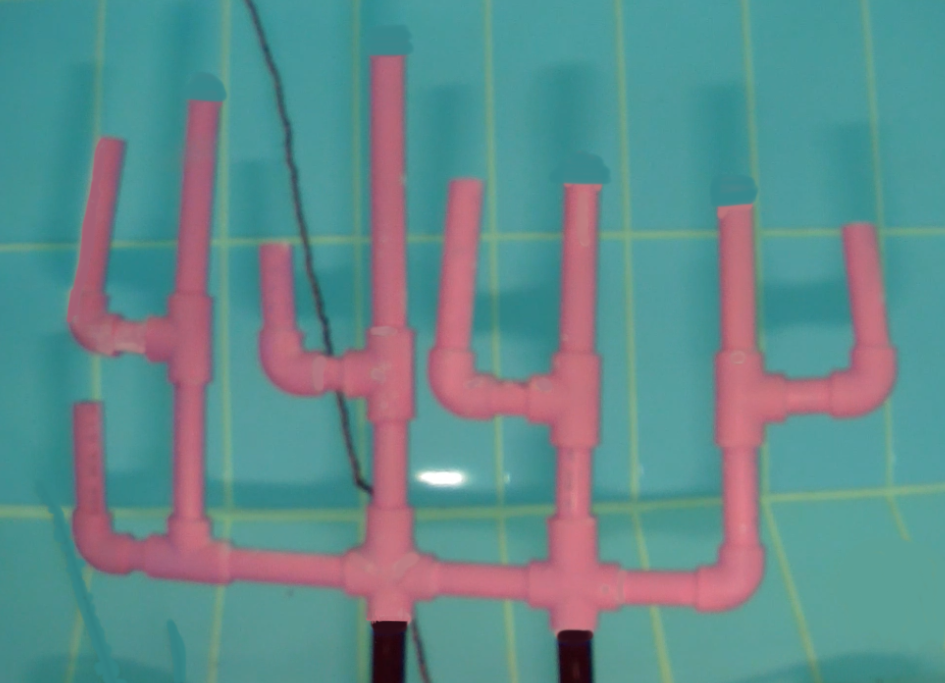
#> input picture deneme4/2.2f.png, 945 x 683 px
$ python sobel_deneme.py   (older library calls are emulated)
#> lines starting #> are read from the running program, lines starting #| are printed output that depends on the picture; after the words box and inside, x2 and y2 are one past the last pixel; in counts of white or black regions, pixels touching at a corner belong together
import cv2
import numpy as np
from matplotlib import pyplot as plt

img1 = cv2.imread("2.2f.png")
#> img1 is the input picture: shape (683, 945, 3); mean B, G, R 140.3, 138.9, 97.9
img2 = cv2.imread("2.1f.png")
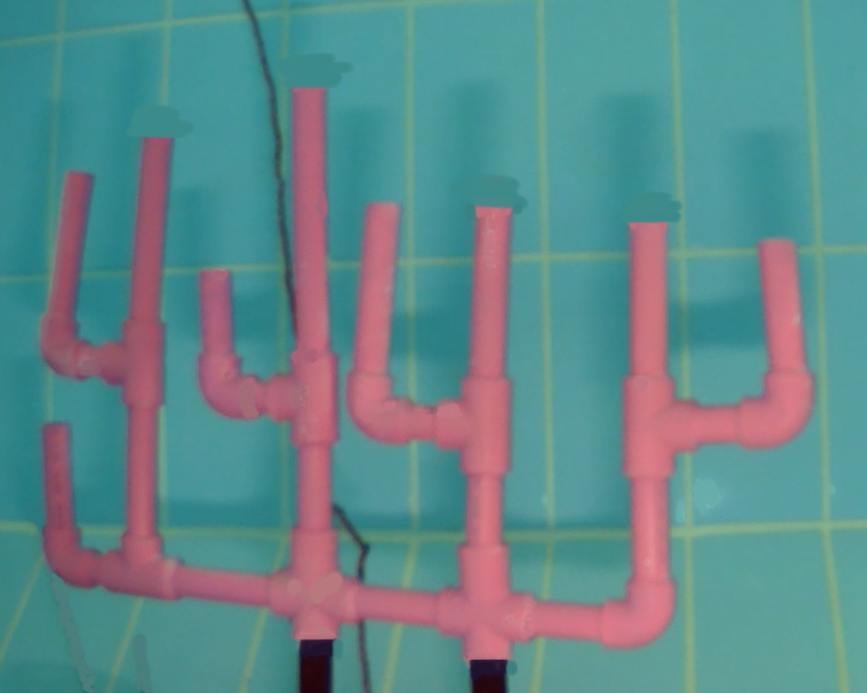
#> input picture deneme4/2.1f.png, 867 x 693 px
#> img2 is the input picture: shape (693, 867, 3); mean B, G, R 138.7, 136.5, 96.6

kernel = np.ones((2,2),np.uint8)

def bitwise_alma(img):
    hsv1 = cv2.cvtColor(img,cv2.COLOR_BGR2HSV)
    lower_pembe = np.array([105, 55, 66])
    upper_pembe = np.array([179, 255, 255])

    mask1 = cv2.inRange(hsv1, lower_pembe, upper_pembe)
    bitwise1 = cv2.bitwise_and(img, img, mask=mask1)


    lower_beyaz = np.array([90, 14, 178])
    upper_beyaz = np.array([137, 68, 255])

    hsv2 = cv2.cvtColor(img, cv2.COLOR_BGR2HSV)
    mask2 = cv2.inRange(hsv2, lower_beyaz, upper_beyaz)
    bitwise2 = cv2.bitwise_and(img, img, mask=mask2)

    top_bitwise =cv2.add(bitwise1,bitwise2)
    return top_bitwise

def mask_alma_beyaz(img):
    lower_beyaz = np.array([90, 14, 178])
    upper_beyaz = np.array([137, 68, 255])

    hsv2 = cv2.cvtColor(img, cv2.COLOR_BGR2HSV)
#> hsv2: shape (683, 945, 3); mean H, S, V 106.4, 117.6, 154.3
    mask2 = cv2.inRange(hsv2, lower_beyaz, upper_beyaz)
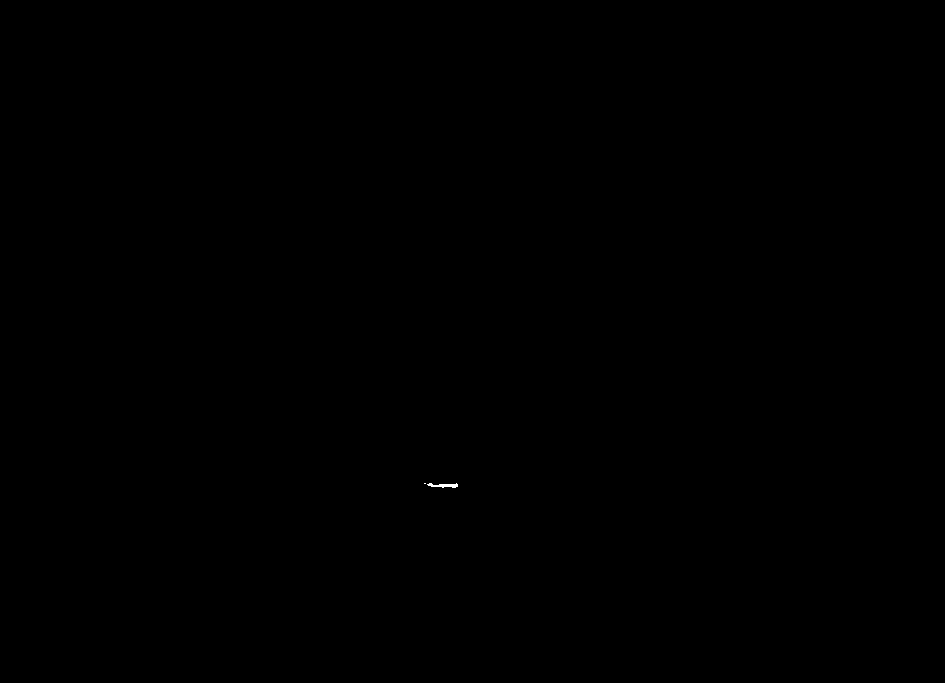
#> mask2: shape (683, 945); 0.01% white; 2 white regions (1 under 20 px), largest, box (x1, y1, x2, y2) and area: (427, 483, 458, 488) 92
    return mask2

def mask_alma_pembe(img):
    lower_pembe = np.array([105, 55, 66])
    upper_pembe = np.array([179, 255, 255])

    hsv1 = cv2.cvtColor(img, cv2.COLOR_BGR2HSV)
    mask1 = cv2.inRange(hsv1, lower_pembe, upper_pembe)
    return mask1

def skeletonize(img):
    """ OpenCV function to return a skeletonized version of img, a Mat object"""

    #  hat tip to http://felix.abecassis.me/2011/09/opencv-morphological-skeleton/

    img = img.copy() # don't clobber original
    skel = img.copy()

    skel[:,:] = 0
    kernel = cv2.getStructuringElement(cv2.MORPH_CROSS, (3,3))

    while True:
        eroded = cv2.morphologyEx(img, cv2.MORPH_ERODE, kernel)
        temp = cv2.morphologyEx(eroded, cv2.MORPH_DILATE, kernel)
        temp  = cv2.subtract(img, temp)
        skel = cv2.bitwise_or(skel, temp)
        img[:,:] = eroded[:,:]
        if cv2.countNonZero(img) == 0:
            break

    return skel


#cv2.imshow("Bitwise 1",bitwise_alma(img1))
#cv2.imshow("Bitwise 2",bitwise_alma(img2))

be1 =mask_alma_beyaz(img1)
be2 =mask_alma_beyaz(img2)
#> in mask_alma_beyaz (call 2), `hsv2 = cv2.cvtColor(img, cv2.COLOR_BGR2HSV)`: hsv2: shape (693, 867, 3); mean H, S, V 107.3, 119.4, 152.8
#> in mask_alma_beyaz (call 2), `mask2 = cv2.inRange(hsv2, lower_beyaz, upper_beyaz)`: mask2: shape (693, 867); every value is 0

eroBe1 = cv2.erode(be1,kernel,iterations = 3)
#> eroBe1: shape (683, 945); 0% white in thin lines or dots, all inside (x1, y1, x2, y2) = (455, 487, 456, 488)
eroBe2 = cv2.erode(be2,kernel,iterations = 3)

# [4 lines of commented-out code are left out]

pe1 = mask_alma_pembe(img1)
#> in mask_alma_pembe, `mask1 = cv2.inRange(hsv1, lower_pembe, upper_pembe)`: mask1: shape (683, 945); 19.4% white; 72 white regions (71 under 20 px), largest, box (x1, y1, x2, y2) and area: (67, 56, 895, 638) 124849
pe2 = mask_alma_pembe(img2)
#> in mask_alma_pembe (call 2), `mask1 = cv2.inRange(hsv1, lower_pembe, upper_pembe)`: mask1: shape (693, 867); 20.3% white; 125 white regions (123 under 20 px), largest, box (x1, y1, x2, y2) and area: (42, 88, 812, 672) 121606, (363, 669, 366, 683) 25

cv2.imshow("Maske Pe 1",pe1)
cv2.imshow("Maske Pe 2",pe2)

pe1 = cv2.erode(pe1,kernel,iterations = 3)
#> pe1: shape (683, 945); 17.4% white; 1 white region, box (x1, y1, x2, y2) and area: (70, 59, 894, 635) 112604
pe2 = cv2.erode(pe2,kernel,iterations = 3)
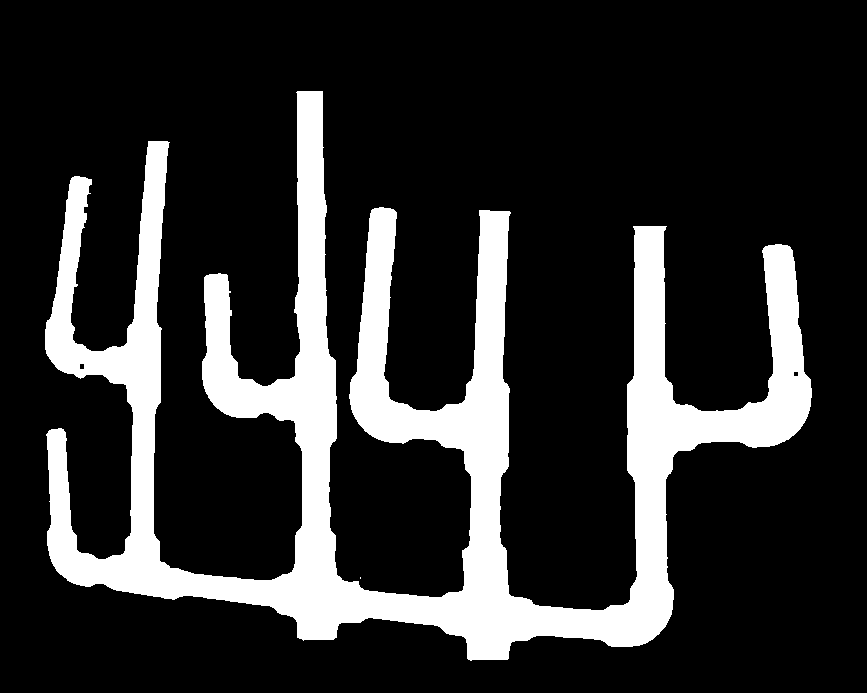
#> pe2: shape (693, 867); 18.2% white; 2 white regions (1 under 20 px), largest, box (x1, y1, x2, y2) and area: (45, 91, 812, 661) 109529

#cv2.imshow("skeleton1",skeletonize(pe1))
#cv2.imshow("skeleton2",skeletonize(pe2))

img = cv2.dilate(pe1,kernel,iterations= 3)
#> img: shape (683, 945); 19.3% white; 1 white region, box (x1, y1, x2, y2) and area: (70, 59, 897, 638) 124676
img = cv2.morphologyEx(img, cv2.MORPH_OPEN, kernel)
#> img: shape (683, 945); 19.3% white; 1 white region, box (x1, y1, x2, y2) and area: (71, 60, 898, 639) 124676


# Output dtype = cv.CV_8U
sobelx8u = cv2.Sobel(img,cv2.CV_8U,1,0,ksize=3)
#> sobelx8u: shape (683, 945); 1.1% white in thin lines or dots, all inside (x1, y1, x2, y2) = (70, 59, 861, 640)
cv2.imshow("sol",sobelx8u)
# Output dtype = cv.CV_64F. Then take its absolute and convert to cv.CV_8U
sobelx64f = cv2.Sobel(img,cv2.CV_64F,1,0,ksize=3)
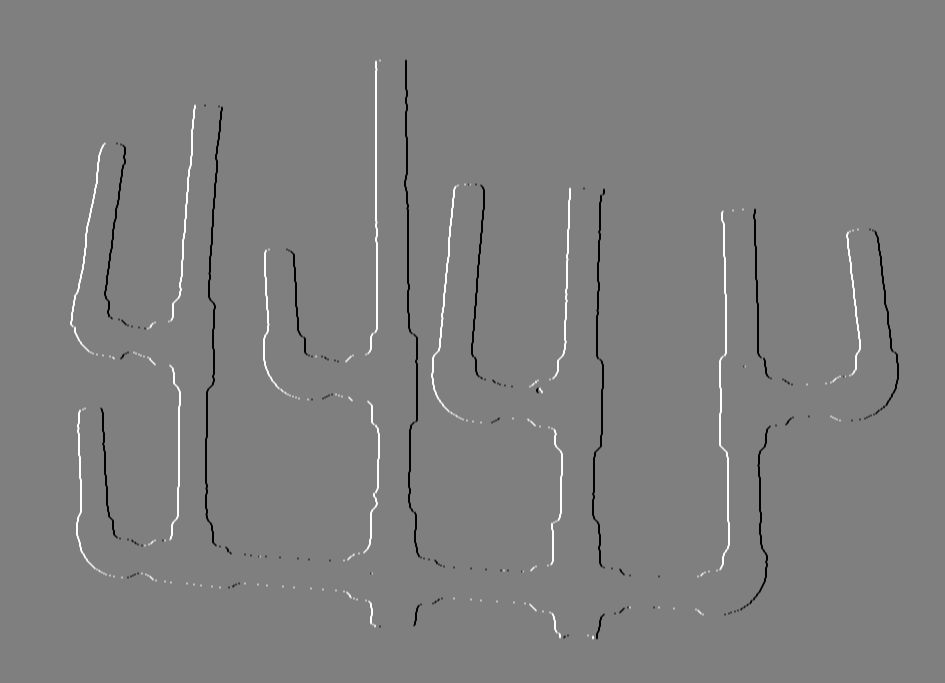
#> sobelx64f: shape (683, 945) float64; min -1020, max 1020, mean 0; drawn with min black and max white
abs_sobel64f = np.absolute(sobelx64f)
sobel_8u = np.uint8(abs_sobel64f)
#sobel_8u = cv2.medianBlur(sobel_8u,1)
#sobel_8u = cv2.blur(sobel_8u,(3,3))

opening = cv2.morphologyEx(sobel_8u, cv2.MORPH_OPEN, kernel)
opening2 = cv2.morphologyEx(opening, cv2.MORPH_OPEN, kernel)
opening3 = cv2.morphologyEx(opening2, cv2.MORPH_OPEN, kernel)
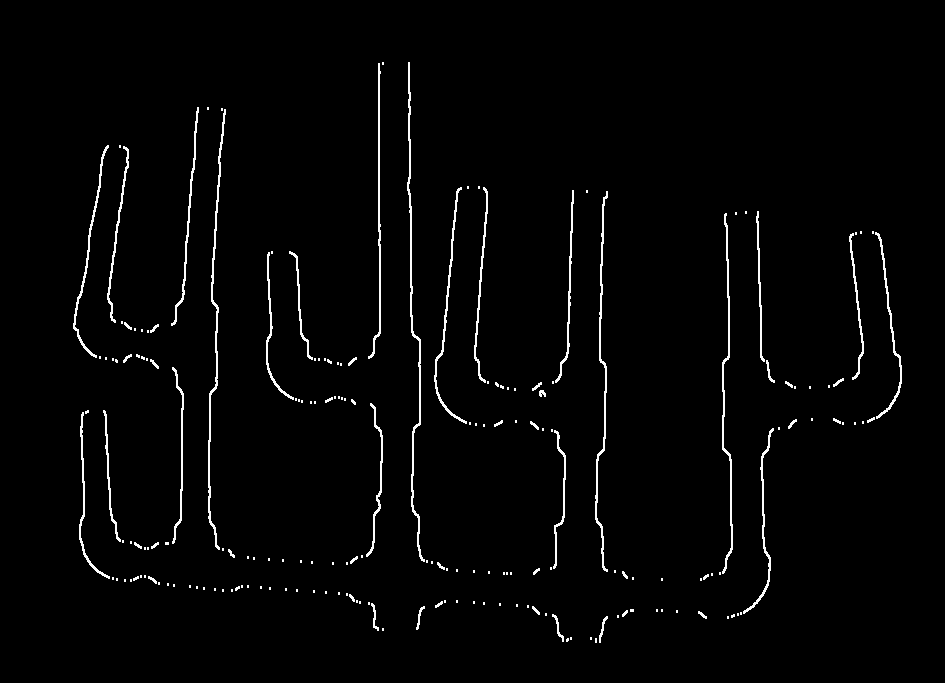
#> opening3: shape (683, 945); min 0, max 254, mean 5.3

contours, hierarchy = cv2.findContours(opening3, cv2.RETR_TREE, cv2.CHAIN_APPROX_SIMPLE)
#> contours = 201 contours, 164 with area under 20; largest, box (x1, y1, x2, y2) and area: (407, 62, 425, 562) 592, (208, 109, 226, 550) 541, (595, 191, 608, 572) 464, (722, 213, 733, 574) 421, (434, 187, 467, 424) 346

hull = []

fark = np.zeros((opening3.shape[0], opening3.shape[1], 3), np.uint8)

liste = []
for i in range(len(contours)):
    a = 0
    area =cv2.contourArea(contours[i])
    #print(area)
    if area < 30:
        #print("Çıkarıldı")
        pass
    else:
        #print("Eklendi")
        liste.insert(a,cv2.boundingRect(contours[i]))
        (x,y,w,h) = cv2.boundingRect(contours[i])
        cv2.rectangle(img1,(x,y),(x+w,y+h),(0,0,255),1)
        hull.append(cv2.convexHull(contours[i], False))
        a = a+1
#> this loop made 201 passes
#> (a, area, x, y, w, h) on passes 7, 10, 21, 25, 102, 104, 120, 121, 123, 149, 152, 173: (1, 40, 599, 616, 9, 27), (1, 45, 552, 614, 12, 28), (1, 36, 416, 606, 9, 24), (1, 41, 371, 603, 8, 28), (1, 184, 553, 430, 13, 139), (1, 282, 743, 428, 31, 186), (1, 240, 79, 412, 31, 167), (1, 167, 103, 410, 18, 132), (1, 215, 366, 403, 17, 154), (1, 216, 172, 367, 12, 177), (1, 35, 766, 360, 9, 23), (1, 214, 266, 252, 28, 148)
#> (a, area) on pass 20: (0, 20)
#> after the loop, hull = 27 contours; largest, box (x1, y1, x2, y2) and area: (434, 187, 467, 424) 4556, (208, 109, 226, 550) 4431, (407, 62, 425, 562) 4262, (595, 191, 608, 572) 3312, (73, 145, 109, 358) 3277; liste = 27 items, first 6: (407, 62, 18, 500), (368, 63, 13, 296), (171, 107, 28, 219), (208, 109, 18, 441), (73, 145, 36, 213), (107, 146, 22, 177)


for i in range(len(contours)):
    cv2.drawContours(img1, contours, i, (255, 255, 255), 1, 8)
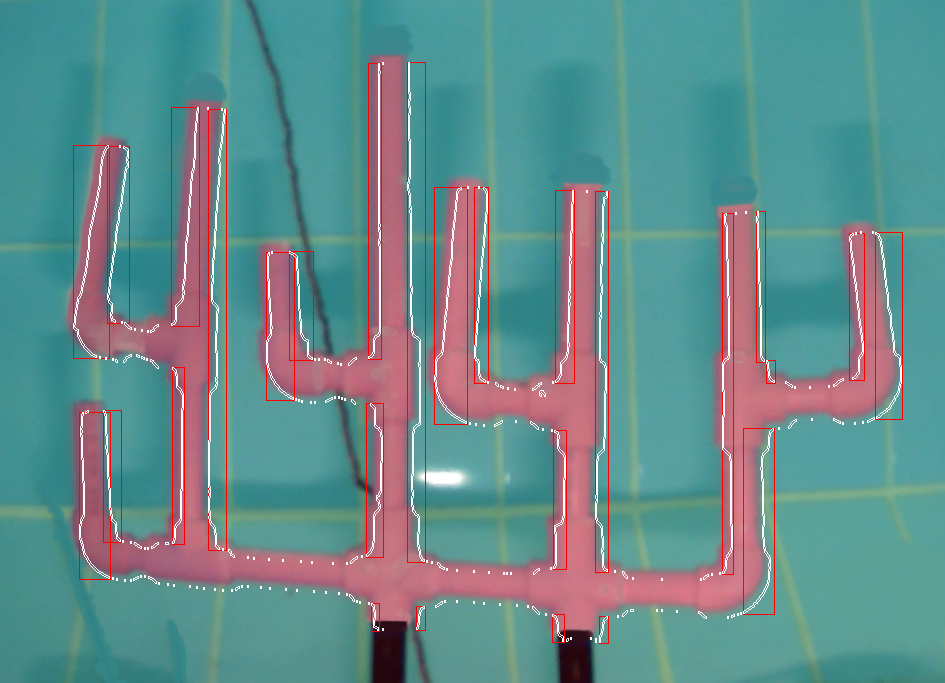
#> img1: shape (683, 945, 3); mean B, G, R 140.4, 139.3, 102.3
for i in range(len(hull)):
    cv2.drawContours(img1, hull, i, (0, 255, 0), 1, 8)
#> this loop made 27 passes
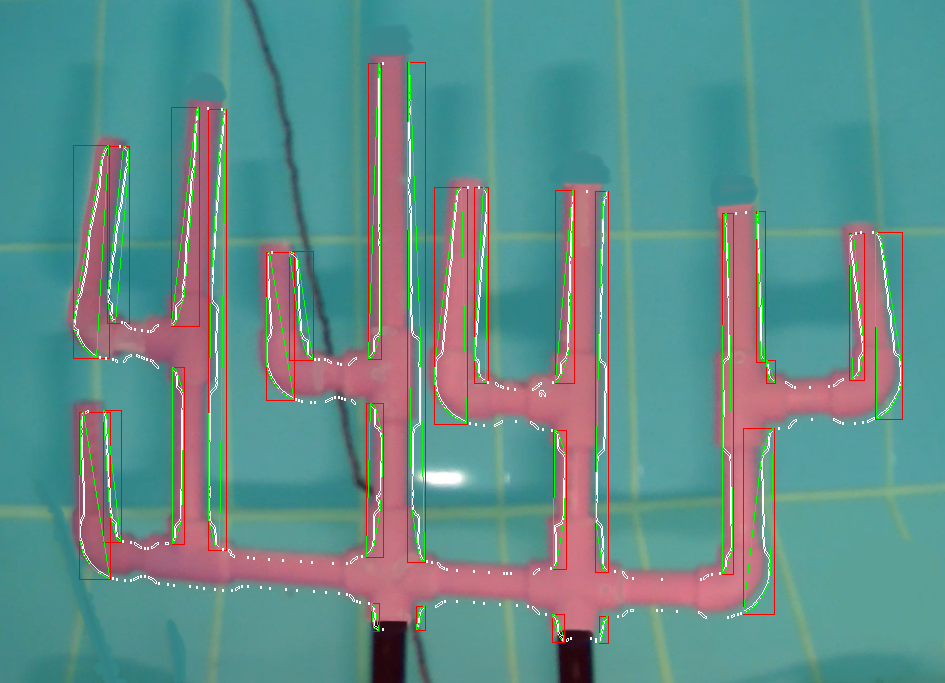
#> img1: shape (683, 945, 3); 1.57% of pixels changed, all inside (x1, y1, x2, y2) = (73, 62, 902, 643)

cv2.imshow("Opening1",opening)
#cv2.imshow("Opening2",opening2)
#cv2.imshow("Opening3",opening3)

plt.subplot(1,3,1),plt.imshow(img,cmap = 'gray')
plt.title('Original'), plt.xticks([]), plt.yticks([])
plt.subplot(1,3,2),plt.imshow(sobelx8u,cmap = 'gray')
plt.title('Sobel CV_8U'), plt.xticks([]), plt.yticks([])
plt.subplot(1,3,3),plt.imshow(sobel_8u,cmap = 'gray')
plt.title('Sobel abs(CV_64F)'), plt.xticks([]), plt.yticks([])
plt.show()


def nokta_bulma(liste):
    yListesi = []
    xListesi = []
    indislerSol = []
    indislerSag = []
    sonListe = []
    copyXListe = []
    solAyak = []
    sagAyak = []
    a = 0
    while a < 4:
        for i in range(len(liste)):
            (x,y,w,h) = liste[i]
            yListesi.append(y+h)
        print(yListesi)
        maxY = max(yListesi)
        indis = yListesi.index(maxY)
        yListesi = []
        m = liste[indis]
        sonListe.append(m)
        del liste[indis]
        a += 1
#> this loop made 4 passes
#> m on passes 1 to 4: (599, 616, 9, 27), (552, 614, 12, 28), (371, 603, 8, 28), (416, 606, 9, 24)
#> after the loop, a = 4; sonListe = [(599, 616, 9, 27), (552, 614, 12, 28), (371, 603, 8, 28), (416, 606, 9, 24)]

    a = 0
    while a < 4:
        (x, y, w, h) = sonListe[a]
        xListesi.append(x)
        a += 1
#> this loop made 4 passes
#> after the loop, a = 4; xListesi = [599, 552, 371, 416]
    copyXListe = xListesi.copy()
#> copyXListe = [599, 552, 371, 416]
    maxX1 = max(xListesi)
#> maxX1 = 599
    indis4 = xListesi.index(maxX1)
#> indis4 = 0
    minX1 = min(xListesi)
#> minX1 = 371
    indis1 = xListesi.index(minX1)
#> indis1 = 2
    copyXListe.remove(maxX1)
    copyXListe.remove(minX1)
    maxX2 =max(copyXListe)
#> maxX2 = 552
    indis3 = xListesi.index(maxX2)
#> indis3 = 1
    minX2 = min(copyXListe)
#> minX2 = 416
    indis2 = xListesi.index(minX2)
#> indis2 = 3
    print(xListesi)
#| [599, 552, 371, 416]
    print(indis1)
#| 2
    print(indis2)
#| 3
    print(indis3)
#| 1
    print(indis4)
#| 0

    solAyak.append(sonListe[indis1])
    solAyak.append(sonListe[indis2])
    sagAyak.append(sonListe[indis3])
    sagAyak.append(sonListe[indis4])
    print(solAyak)
#| [(371, 603, 8, 28), (416, 606, 9, 24)]
    print(sagAyak)
#| [(552, 614, 12, 28), (599, 616, 9, 27)]

    ustSayısıSol = 0
    for i in range(len(liste)):
        (x, y, w, h) = liste[i]
        if x > minX1-10 and x < minX2+10:
            ustSayısıSol += 1
            indislerSol.append(i)
#> this loop made 23 passes
#> (x, y, w, h) on passes 1 to 12: (407, 62, 18, 500), (368, 63, 13, 296), (171, 107, 28, 219), (208, 109, 18, 441), (73, 145, 36, 213), (107, 146, 22, 177), (434, 187, 33, 237), (474, 187, 14, 196), (555, 190, 19, 193), (595, 191, 13, 381), (756, 211, 9, 151), (722, 213, 11, 361)
#> after the loop, indislerSol = [0, 1, 18]; ustSayısıSol = 3

    print("Üst Sayısı Sol = " + str(ustSayısıSol))
#| Üst Sayısı Sol = 3
    print(indislerSol)
#| [0, 1, 18]

    ustSayısıSag = 0
    for i in range(len(liste)):
        (x, y, w, h) = liste[i]
        if x > maxX2 - 10 and x < maxX1 + 10:
            ustSayısıSag += 1
            indislerSag.append(i)
#> this loop made 23 passes
#> after the loop, indislerSag = [8, 9, 22]; ustSayısıSag = 3

    print("Üst Sayısı Sag = " + str(ustSayısıSag))
#| Üst Sayısı Sag = 3
    print(indislerSag)
#| [8, 9, 22]

    return (sonListe, solAyak, sagAyak, indislerSag, indislerSol)

sonListe, solAyak, sagAyak, indislerSag, indislerSol = nokta_bulma(liste)
#> solAyak = [(371, 603, 8, 28), (416, 606, 9, 24)]; sagAyak = [(552, 614, 12, 28), (599, 616, 9, 27)]; indislerSag = [8, 9, 22]; indislerSol = [0, 1, 18]

print(sonListe)
#| [(599, 616, 9, 27), (552, 614, 12, 28), (371, 603, 8, 28), (416, 606, 9, 24)]

a = 0
while a < 4:
    (x,y,w,h) = sonListe[a]
    cv2.circle(img1, (x + w, y + h), 5, (255, 0, 0), 1, -1)
    cv2.circle(img1, (x, y + h), 5, (255, 0, 0), 1, -1)
    a += 1
#> img1: shape (683, 945, 3); 0.03% of pixels changed, all inside (x1, y1, x2, y2) = (366, 625, 614, 649)
#> after the loop, a = 4


a = 0
while a < len(indislerSol):
    k = indislerSol[a]
    (x,y,w,h) = liste[k]
    cv2.circle(img1, (x, y), 5, (255, 0, 0), 1, -1)
    a += 1
#> this loop made 3 passes
#> (k, x, y, w, h) on passes 1 to 3: (0, 407, 62, 18, 500), (1, 368, 63, 13, 296), (18, 366, 403, 17, 154)
#> img1: shape (683, 945, 3); mean B, G, R 138.3, 141.1, 99.6
#> after the loop, a = 3


a = 0
while a < len(indislerSag):
    k = indislerSag[a]
    (x,y,w,h) = liste[k]
    cv2.circle(img1, (x, y), 5, (255, 0, 0), 1, -1)
    a += 1
#> this loop made 3 passes
#> (k, x, y, w, h) on passes 1 to 3: (8, 555, 190, 19, 193), (9, 595, 191, 13, 381), (22, 553, 430, 13, 139)
#> img1: shape (683, 945, 3); mean B, G, R 138.3, 141, 99.6
#> after the loop, a = 3


#opening3 = cv2.resize(opening3,(opening3.shape[1]*2,opening3.shape[0]*2))
#img1 = cv2.resize(img1,(img1.shape[1]*2,img1.shape[0]*2))

cv2.imshow("Reef1",img1)
cv2.imshow("Reef2",img2)
cv2.waitKey(0)
cv2.destroyAllWindows()
